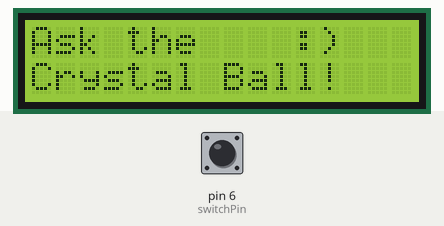
A sketch run on a simulated Arduino Uno, built with avr-gcc and run on an emulated ATmega328P. On the bench: 16×2 character LCD. The inputs (shaded band) are chosen by the test bench; at power-on: pin 6 (switchPin) LOW. Random numbers use the default seed unless the sketch sets one.

Above: at 1.2 s.
1.3 s: pin 6 (switchPin) pulled HIGH for 0.15 s
At 2.2 s:
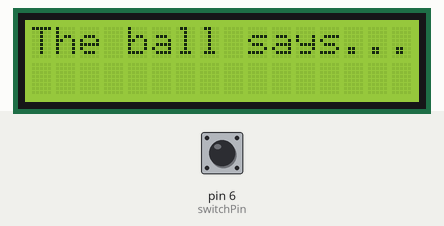
4.4 s: pin 6 (switchPin) pulled HIGH for 3.2 s
At 12.0 s:
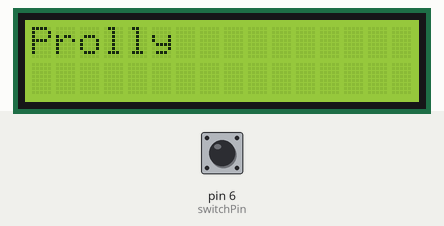
12.1 s: pin 6 (switchPin) pulled HIGH for 1 s
At 14.9 s:
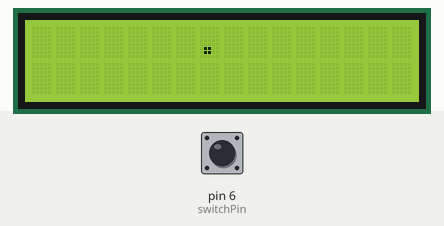
Timing chart, 0 to 16.4 s (numbered marks = the images above; inputs shaded):
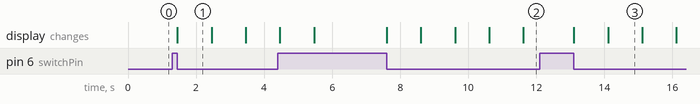

The sketch:

crystal_ball.ino
```cpp
#include <LiquidCrystal.h>
LiquidCrystal lcd(12, 11, 5, 4, 3, 2);

// Global Declarations
const int switchPin = 6;
int switchState = 0;
int prevSwitchState = 0;
int reply;

void setup() {
  // put your setup code here, to run once:
  lcd.begin(16,2);
  pinMode(switchPin, INPUT);

  // Introductory Welcome Screen!
  lcd.print("Ask the    :)");
  lcd.setCursor(0, 1); // Move down to bottom row on LCD
  lcd.print("Crystal Ball!");

}

void loop() {
  // put your main code here, to run repeatedly:
  switchState = digitalRead(switchPin);
  if(switchState != prevSwitchState) {
    if(switchState == LOW) {
      reply = random(8);

      // Clear Screen and Reset for Answer
      lcd.clear();
      lcd.setCursor(0, 0);
      lcd.print("The ball says...");

      // Add a loading visual
      delay(1000);
      lcd.clear();
      lcd.print("       .");
      delay(1000);
      lcd.clear();
      lcd.print("       ..");
      delay(1000);
      lcd.clear();
      lcd.print("       ...");
      delay(1000);
      lcd.clear();
      lcd.setCursor(0, 0);

      // Randomly generate Reply
      switch(reply) {
        case 0:
        lcd.print("Yesssir");
        break;
        case 1:
        lcd.print("Prolly");
        break;
        case 2:
        lcd.print("Oh Yeah that");
        lcd.setCursor(0, 1);
        lcd.print("gonna happen lol");
        lcd.setCursor(0, 0);
        break;
        case 3:
        lcd.print("Lookin good");
        break;
        case 4:
        lcd.print("Bruh idk");
        break;
        case 5:
        lcd.print("Ask me again yo");
        break;
        case 6:
        lcd.print("I don't think");
        lcd.setCursor(0, 1);
        lcd.print("you him");
        lcd.setCursor(0, 0);
        break;
         case 7:
        lcd.print("Hell nah");
        break;
      }
    }
  }

  prevSwitchState = switchState;

}
```

Measured:
- after the input at 1.3 s, the display: changes after 0.15 s (image 1)
- after the input at 12.1 s, the display: first changes after 1.0 s (image 3 shows a later state)
- what the display in image 1 shows lasts 1.0 s, from 1.5 s to 2.5 s
